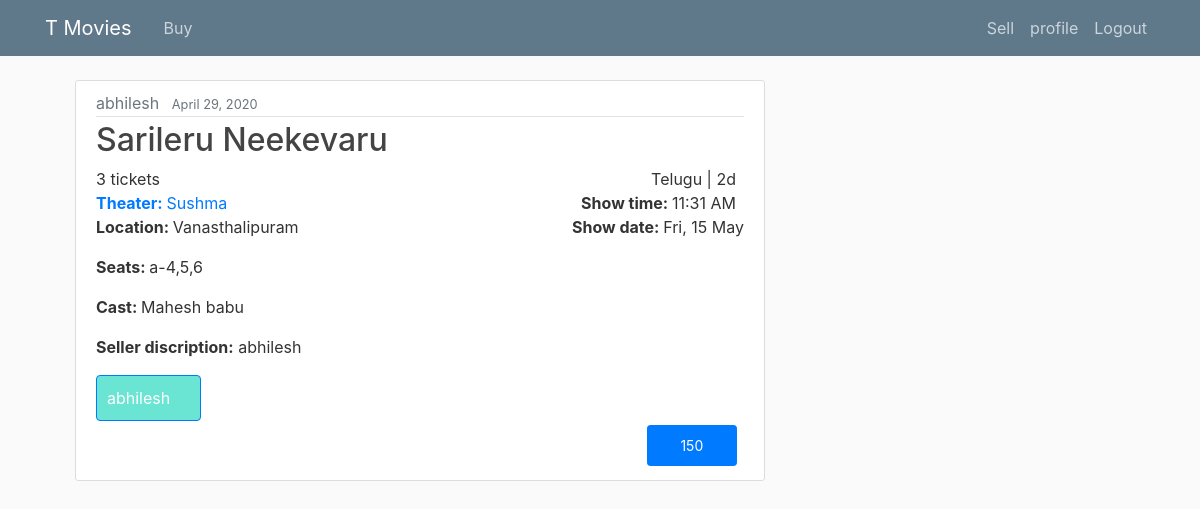
Page /post/7/ (signed in) on the committed database.
### post/models.py (models this page shows, shortened)
class Post(models.Model):
    movie= models.CharField(max_length=100)
    date_posted = models.DateTimeField(default=timezone.now)
    release_date=models.DateTimeField(blank=True,null=True)
    show_date=models.DateTimeField()
    cost=models.IntegerField()
    no_tickets=[
        ('1','1'),
        ('2','2'),
        ('3','3'),
        ('4','4'),
        ('5','5'),
        ('6','6'),
    ]
    tickets=models.CharField(max_length=10,choices=no_tickets,default='two')
    seatNo=models.CharField(max_length=100)
    theater=models.CharField(max_length=100)
    district_choice=[
        ('adilabad','Adilabad'),
        ('kothagudem','Kothagudem'),
        ('hyderabad','Hyderabad'),
        ('jagitial','Jagitial'),
        ('bhupalpalle','Bhupalpalle'),
        ('gadwal','Gadwal'),
        ('kamareddy','Kamareddy'),
        ('karimnagar','Karimnagar'),
        ('khammam','Khammam'),
        ('komaram bheem','Komaram Bheem'),
        ('mahabubabad','Mahabubabad'),
        ('mahabubnagar','Mahabubnagar'),
        ('mancherial','Mancherial'),
        ('medak','Medak'),
        ('medchal','Medchal'),
        ('mulugu','Mulugu'),
        ('nagarkurnool','Nagarkurnool'),
        ('narayanpet','Narayanpet'),
        ('nalgonda','Nalgonda'),
        ('nirmal','Nirmal'),
        ('nizamabad','Nizamabad'),
        ('peddapalli','Peddapalli'),
        ('sircilla','Sircilla'),
        ('ranga Reddy','Ranga Reddy'),
        ('sangareddy','Sangareddy'),
        ('siddipet','Siddipet'),
        ('suryapet','Suryapet'),
        ('vikarabad','Vikarabad'),
        ('wanaparthy','Wanaparthy'),
        ('warangal','Warangal'),
        ('yadadri bhuvanagiri','Yadadri Bhuvanagiri'),
    ]
    district=models.CharField(max_length=20,choices=district_choice,default='hyderabad')
    theater_location=models.TextField()
    cast=models.CharField(max_length=100)
    language_Choice=[
        ('Telugu','Telugu'),
        ('Hindi','Hindi'),
        ('English','English'),
        ('Malayalam','Malayalam'),
        ('kannada','kannada'),
    ]
    language=models.CharField(max_length=10, choices=language_Choice,default='Telugu')
    movie_Type=[
        ('2d','2D'),
        ('3d','3D'),
        ('imax2d','IMAX 2D'),
        ('imax3d','IMAX 3D'),
        ('4dx','4DX'),
        ('4dx3d','4DX 3D'),
        ('mx4d','MX4D'),
    ]
    movie_type=models.CharField(max_length=7, choices=movie_Type,default='2d')
    seller=models.ForeignKey(User,on_delete=models.CASCADE)

### post/views.py (the view)
class PostDetailView(LoginRequiredMixin,DetailView):
    model = Post
    context_object_name='post'
    def get_context_data(self,**kwarags):
        user=get_object_or_404(Post,pk=self.kwargs.get('pk'))
        context = super().get_context_data(**kwarags)
        context['profile']=Profile.objects.filter(user=user.seller).first()
        return context

### post/templates/post/post_detail.html (shortened to what this page needs)
{% extends "post/base.html" %}
{% block content %}
    <article class="media content-section">
        <div class="media-body">
            <div class="article-metadata">
                <a class="text-muted mr-2" href="{% url 'user_posts' post.seller.username %}">{{ post.seller }}</a>
                <small class="text-muted">{{ post.date_posted|date:"N d, Y" }}</small>
            </div>
            <h2><a class="article-title" href="{%url 'movie_posts' post.movie %}">{{ post.movie }}</a></h2>
            <div class="float-right mr-2 ">{{post.language}} | {{post.movie_type}}</div>
            <a class="article-content">{{post.tickets}} tickets</a>
            <br>
            <div class="float-right mr-2"><b>Show time: </b>{{post.show_date|time:"g:i A"}}</div>
            <a class="article-content" href="#"><b>Theater: </b>{{ post.theater }}</a>
            <br>
            <div class="float-right"><b>Show date: </b>{{post.show_date|date:"D, d N"}}  </div>
            <p class="article-content"><b>Location: </b>{{ post.theater_location }}</p>
            <p ><b>Seats: </b>{{ post.seatNo }}</p>
            <p ><b>Cast: </b>{{ post.cast }}</p>
            {% if post.seller != user%}
                <p><b>Seller discription:</b> {{ post.seller }}</p>
                <a class="btn btn-primary " href="tel:{{profile.phoneNo}}" style="padding:10px;background-color:rgb(106, 228, 211)">
                    {{ post.seller }} <span class="glyphicon glyphicon-earphone" style="padding-left:10px; padding-right:10px;"></span>{{profile.phoneNo}}
                 </a>
                <div>
                    <a style="margin-left:85%; padding: 9px; width: 90px;" class="btn btn-primary btn-sm mt-1 mb-1 " href="{% url 'payments' profile.pk %}">{{ post.cost }}</a>
                </div>
            {% endif %}
        </div>
    </article>
{% endblock content %}

### post/static/post/main.css (style rules this page uses)
body { background: #fafafa; color: #333333; margin-top: 5rem; }
h1, h2, h3, h4, h5, h6 { color: #444444; }
.content-section { background: #ffffff; padding: 10px 20px; border: 1px solid #dddddd; border-radius: 3px; margin-bottom: 10px; }
.article-title { color: #444444; }
.article-content { white-space: pre-line; }
.article-metadata { padding-bottom: 1px; margin-bottom: 4px; border-bottom: 1px solid #e3e3e3; }

### rows in the picture
Post: seller "abhilesh", date_posted "April 29, 2020", movie "Sarileru Neekevaru", language "Telugu", movie_type "2d", tickets "3", show_date "11:31 AM", theater "Sushma", show_date "Fri, 15 May", theater_location "Vanasthalipuram", seatNo "a-4,5,6", cast "Mahesh babu", cost "150"
